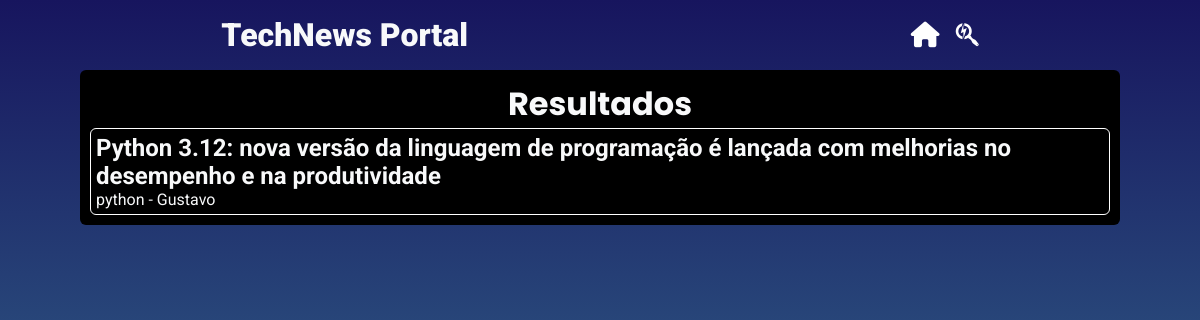
Page /tag/python on the committed database.
### app.py (models this page shows)
class Noticia(db.Model):
  title = db.Column(db.String()) # Titulo da Notícia
  id = db.Column(db.String(), primary_key=True) # ID da notícia
  content = db.Column(db.String()) # Conteudo da notícia.
  tag = db.Column(db.String()) # Informações da Notícia, Ex.: Desenvolvimento Web, Python, Ciência de Dados...

### routes.py (the view)
@app.route("/tag/<tag>")
def tagsPage(tag):
  noticias = news("sla").get_noticias_tag(tag)
  return render_template("tag.html", news=noticias)

### news.py (called while the page is built)
  def get_noticias_tag(self, tag):
    tag = tag.lower()
    noticias = []
    noticias_db = Noticia.query.filter_by(tag=tag).all()
    if len(noticias_db) <= 0:
      return "nao existe noticias com essa tag."
    for ntc in noticias_db:
      noticias.append({
        "title": ntc.title,
        "id": ntc.id,
        "tag": ntc.tag
      })
    return noticias

### templates/tag.html (shortened to what this page needs)
{% extends 'base.html' %}
{% block styled %}
<link rel="stylesheet" href="{{ url_for('static', filename='css/tags.css')}}">
{% endblock %}
{% block content %}
<div class="container">
    <h3>Resultados</h3>
    <div class="list-noticias">
      {% for ntc in news %}
        <div class="noticia">
          <h4 onclick="window.location.href = '/noticia/{{ntc.id}}'">{{ntc.title}}</h4>
          <div class="infos-de-baixo">
            <p>{{ntc.tag}} - Gustavo</p>
          </div>
        </div>
      {% endfor %}
      </div>
    </div>
{% endblock %}

### static/css/default.css (style rules this page uses)
* { margin: 0; padding: 0; }
body { color: #f8f9fa; font-family: 'Roboto'; background: linear-gradient(to bottom, #17155E, #408DA1); }
.container { margin: 0 auto; width: 85%; margin-bottom: 1em; padding: 10px; background: #000; border-radius: 6px; }
.container h3 { font-size: 2em; font-family: 'Poppins'; text-align: center; }

### static/css/tags.css (style rules this page uses)
.noticia { border: 0.5px solid #fff; border-radius: 6px; padding: 5px; }
.noticia h4 { font-size: 1.5em; }
.list-noticias { display: flex; flex-direction: column-reverse; gap: 1em; }

### rows in the picture
Noticia: title "Python 3.12: nova versão da linguagem de programação é lançada com melhorias no desempenho e na produtividade", tag "python"
